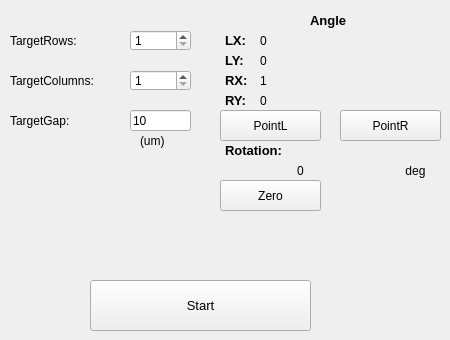
    <widget class="QWidget" name="array">
     <attribute name="title">
      <string>Array</string>
     </attribute>
     <widget class="QLineEdit" name="array_gap_tar">
      <property name="geometry">
       <rect>
        <x>130</x>
        <y>110</y>
        <width>61</width>
        <height>21</height>
       </rect>
      </property>
      <property name="font">
       <font>
        <family>Arial</family>
        <pointsize>9</pointsize>
       </font>
      </property>
      <property name="text">
       <string>10</string>
      </property>
     </widget>
     <widget class="QLabel" name="label_5">
      <property name="geometry">
       <rect>
        <x>10</x>
        <y>30</y>
        <width>111</width>
        <height>21</height>
       </rect>
      </property>
      <property name="text">
       <string>TargetRows:</string>
      </property>
     </widget>
     <widget class="QSpinBox" name="array_cols_tar">
      <property name="geometry">
       <rect>
        <x>130</x>
        <y>70</y>
        <width>61</width>
        <height>21</height>
       </rect>
      </property>
      <property name="font">
       <font>
        <family>Arial</family>
        <pointsize>9</pointsize>
       </font>
      </property>
      <property name="minimum">
       <number>1</number>
      </property>
     </widget>
     <widget class="QLabel" name="label_8">
      <property name="geometry">
       <rect>
        <x>10</x>
        <y>110</y>
        <width>111</width>
        <height>21</height>
       </rect>
      </property>
      <property name="text">
       <string>TargetGap:</string>
      </property>
     </widget>
     <widget class="QLabel" name="label_7">
      <property name="geometry">
       <rect>
        <x>140</x>
        <y>130</y>
        <width>41</width>
        <height>21</height>
       </rect>
      </property>
      <property name="text">
       <string>(um)</string>
      </property>
     </widget>
     <widget class="QLabel" name="label_6">
      <property name="geometry">
       <rect>
        <x>10</x>
        <y>70</y>
        <width>121</width>
        <height>21</height>
       </rect>
      </property>
      <property name="text">
       <string>TargetColumns:</string>
      </property>
     </widget>
     <widget class="QSpinBox" name="array_rows_tar">
      <property name="geometry">
       <rect>
        <x>130</x>
        <y>30</y>
        <width>61</width>
        <height>21</height>
       </rect>
      </property>
      <property name="font">
       <font>
        <family>Arial</family>
        <pointsize>9</pointsize>
       </font>
      </property>
      <property name="minimum">
       <number>1</number>
      </property>
     </widget>
     <widget class="QPushButton" name="start">
      <property name="geometry">
       <rect>
        <x>90</x>
        <y>280</y>
        <width>221</width>
        <height>51</height>
       </rect>
      </property>
      <property name="font">
       <font>
        <family>Arial</family>
        <pointsize>10</pointsize>
       </font>
      </property>
      <property name="text">
       <string>Start</string>
      </property>
      <property name="autoRepeatInterval">
       <number>101</number>
      </property>
     </widget>
     <widget class="QLabel" name="label_127">
      <property name="geometry">
       <rect>
        <x>225</x>
        <y>90</y>
        <width>31</width>
        <height>21</height>
       </rect>
      </property>
      <property name="font">
       <font>
        <family>Arial</family>
        <pointsize>10</pointsize>
        <weight>75</weight>
        <bold>true</bold>
       </font>
      </property>
      <property name="text">
       <string>RY:</string>
      </property>
     </widget>
     <widget class="QLabel" name="y_p2_3">
      <property name="geometry">
       <rect>
        <x>260</x>
        <y>90</y>
        <width>161</width>
        <height>21</height>
       </rect>
      </property>
      <property name="text">
       <string>0</string>
      </property>
     </widget>
     <widget class="QPushButton" name="zero_deg_3">
      <property name="geometry">
       <rect>
        <x>220</x>
        <y>180</y>
        <width>101</width>
        <height>31</height>
       </rect>
      </property>
      <property name="font">
       <font>
        <family>Arial</family>
        <pointsize>9</pointsize>
       </font>
      </property>
      <property name="text">
       <string>Zero</string>
      </property>
     </widget>
     <widget class="QLabel" name="x_p1_3">
      <property name="geometry">
       <rect>
        <x>260</x>
        <y>30</y>
        <width>161</width>
        <height>21</height>
       </rect>
      </property>
      <property name="text">
       <string>0</string>
      </property>
     </widget>
     <widget class="QLabel" name="degree_3">
      <property name="geometry">
       <rect>
        <x>220</x>
        <y>160</y>
        <width>161</width>
        <height>21</height>
       </rect>
      </property>
      <property name="text">
       <string>0</string>
      </property>
      <property name="alignment">
       <set>Qt::AlignCenter</set>
      </property>
     </widget>
     <widget class="QPushButton" name="point_5">
      <property name="geometry">
       <rect>
        <x>220</x>
        <y>110</y>
        <width>101</width>
        <height>31</height>
       </rect>
      </property>
      <property name="font">
       <font>
        <family>Arial</family>
        <pointsize>9</pointsize>
       </font>
      </property>
      <property name="text">
       <string>PointL</string>
      </property>
     </widget>
     <widget class="QLabel" name="x_p2_3">
      <property name="geometry">
       <rect>
        <x>260</x>
        <y>70</y>
        <width>161</width>
        <height>21</height>
       </rect>
      </property>
      <property name="text">
       <string>1</string>
      </property>
     </widget>
     <widget class="QLabel" name="X_17">
      <property name="geometry">
       <rect>
        <x>400</x>
        <y>160</y>
        <width>31</width>
        <height>21</height>
       </rect>
      </property>
      <property name="text">
       <string>deg</string>
      </property>
      <property name="alignment">
       <set>Qt::AlignCenter</set>
      </property>
     </widget>
     <widget class="QPushButton" name="point_6">
      <property name="geometry">
       <rect>
        <x>340</x>
        <y>110</y>
        <width>101</width>
        <height>31</height>
       </rect>
      </property>
      <property name="font">
       <font>
        <family>Arial</family>
        <pointsize>9</pointsize>
       </font>
      </property>
      <property name="text">
       <string>PointR</string>
      </property>
     </widget>
     <widget class="QLabel" name="y_p1_3">
      <property name="geometry">
       <rect>
        <x>260</x>
        <y>50</y>
        <width>161</width>
        <height>21</height>
       </rect>
      </property>
      <property name="text">
       <string>0</string>
      </property>
     </widget>
     <widget class="QLabel" name="label_35">
      <property name="geometry">
       <rect>
        <x>225</x>
        <y>140</y>
        <width>81</width>
        <height>21</height>
       </rect>
      </property>
      <property name="font">
       <font>
        <family>Arial</family>
        <pointsize>10</pointsize>
        <weight>75</weight>
        <bold>true</bold>
       </font>
      </property>
      <property name="text">
       <string>Rotation:</string>
      </property>
     </widget>
     <widget class="QLabel" name="label_128">
      <property name="geometry">
       <rect>
        <x>225</x>
        <y>50</y>
        <width>31</width>
        <height>21</height>
       </rect>
      </property>
      <property name="font">
       <font>
        <family>Arial</family>
        <pointsize>10</pointsize>
        <weight>75</weight>
        <bold>true</bold>
       </font>
      </property>
      <property name="text">
       <string>LY:</string>
      </property>
     </widget>
     <widget class="QLabel" name="label_129">
      <property name="geometry">
       <rect>
        <x>225</x>
        <y>70</y>
        <width>31</width>
        <height>21</height>
       </rect>
      </property>
      <property name="font">
       <font>
        <family>Arial</family>
        <pointsize>10</pointsize>
        <weight>75</weight>
        <bold>true</bold>
       </font>
      </property>
      <property name="text">
       <string>RX:</string>
      </property>
     </widget>
     <widget class="QLabel" name="label_130">
      <property name="geometry">
       <rect>
        <x>225</x>
        <y>30</y>
        <width>31</width>
        <height>21</height>
       </rect>
      </property>
      <property name="font">
       <font>
        <family>Arial</family>
        <pointsize>10</pointsize>
        <weight>75</weight>
        <bold>true</bold>
       </font>
      </property>
      <property name="text">
       <string>LX:</string>
      </property>
     </widget>
     <widget class="QLabel" name="label_132">
      <property name="geometry">
       <rect>
        <x>310</x>
        <y>10</y>
        <width>51</width>
        <height>21</height>
       </rect>
      </property>
      <property name="font">
       <font>
        <family>Arial</family>
        <pointsize>10</pointsize>
        <weight>75</weight>
        <bold>true</bold>
       </font>
      </property>
      <property name="text">
       <string>Angle</string>
      </property>
     </widget>
    </widget>
